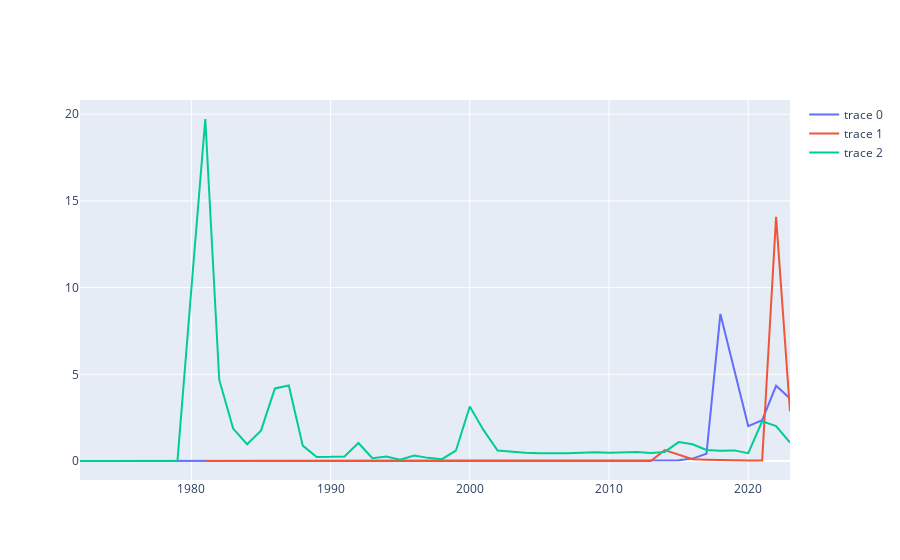

The code cell stored with this chart in its notebook:
### Code cell
from plotly.subplots import make_subplots

fit = make_subplots(rows=1, cols=1)
fit.add_trace(go.Scatter(y=venezuela['percentage_of_population_migration'], x=venezuela["year"]))
fit.add_trace(go.Scatter(y=ukrine["percentage_of_population_migration"], x=ukrine["year"]))
fit.add_trace(go.Scatter(y=af["percentage_of_population_migration"], x=af["year"]))

fit.show()
